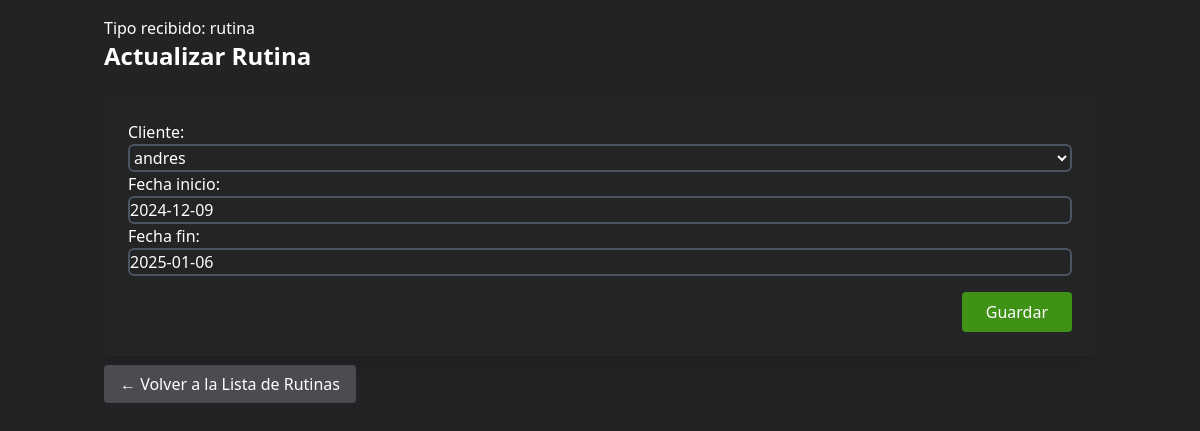
The page /rutina/update/12/ (signed in) on the database its author committed.
### accounts/models.py (models this page shows, shortened)
class RutinaEntrenamiento(models.Model):
    cliente = models.ForeignKey('auth.User', on_delete=models.CASCADE)  # Relación con el usuario
    fecha_inicio = models.DateField()
    fecha_fin = models.DateField()
    ejercicios = models.ManyToManyField(Ejercicio, related_name='rutinas', blank=True)  # Relación con ejercicios

### accounts/views.py (the view)
# urls.py: path('rutina/update/<int:pk>/', views.update_rutina, name='update_rutina'),
@login_required
@superadmin_required
def update_rutina(request, pk):
    rutina = get_object_or_404(RutinaEntrenamiento, pk=pk)
    if request.method == 'POST':
        form = RutinaEntrenamientoForm(request.POST, instance=rutina)
        if form.is_valid():
            form.save()
            return redirect('rutina_list')
    else:
        form = RutinaEntrenamientoForm(instance=rutina)
    return render(request, 'accounts/rutina_form.html', {'form': form, 'tipo': 'rutina'})  # ✅ Ahora sí se pasa 'tipo'

### accounts/forms.py
class RutinaEntrenamientoForm(forms.ModelForm):
    class Meta:
        model = RutinaEntrenamiento
        fields = ['cliente', 'fecha_inicio', 'fecha_fin']

### accounts/templates/accounts/rutina_form.html (shortened to what this page needs)
<!DOCTYPE html>
<html lang="en">
  <head>
    <script src="https://cdn.tailwindcss.com"></script>
  </head>
  <body class="bg-dark-main text-white min-h-screen">
    <div class="container mx-auto p-4">
      <p>Tipo recibido: {{ tipo }}</p>
      <h2 class="text-2xl font-bold mb-6">
        {% if form.instance.pk %} Actualizar {{ tipo|capfirst }} {% else %}
        Crear {{ tipo|capfirst }} {% endif %}
      </h2>
      <form method="post" class="bg-dark-secondary p-6 rounded shadow-lg">
        {% csrf_token %} {{ form.as_p }}
        <div class="flex justify-end mt-4">
          <button
            type="submit"
            class="bg-accent text-white px-6 py-2 rounded hover:bg-green-700"
          >
            Guardar
          </button>
        </div>
      </form>
      <div class="mt-4">
        <a
          href="{% url tipo|add:'_list' %}"
          class="text-white bg-bt px-4 py-2 rounded hover:bg-gray-700"
        >
          ← Volver a la Lista de {{ tipo|capfirst }}s
        </a>
      </div>
    </div>
  </body>
</html>

### accounts/templates/accounts/rutina_form.html (style rules this page uses)
.bg-bt { background-color: #4b4b51; }
form button.bg-accent { background-color: #3f9216; }
.bg-dark-main { background-color: #232325; }
.bg-dark-secondary { background-color: #242426; }
input, select, textarea { background-color: #242426; color: #ffffff; border: 2px solid #4b5563; padding: 0.5rem; border-radius: 0.375rem; width: 100%; }

### rows shown on the page
RutinaEntrenamiento: cliente "andres", fecha_inicio "2024-12-09", fecha_fin "2025-01-06"

### other values the page prints
{{ tipo }} "rutina"
{{ tipo|capfirst }} "Rutina"
